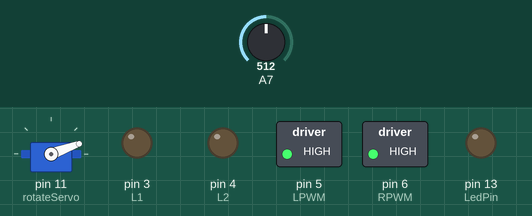
This sketch was run on a simulated Arduino Nano, built with avr-gcc and run on an emulated ATmega328P. Shown: servo, switched loads named in the sketch (green lamp = pin HIGH), output pins drawn as LEDs (lit = HIGH). The test bench sets the inputs (shaded band); at power-on: A7 = 512. Pins used as bus, display or sensor lines are not drawn.

Above: at 1.2 s.
1.3 s: A7 set to 259
2.8 s: A7 set to 233
At 2.96 s:
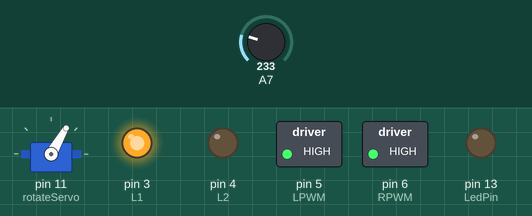
At 3.31 s:
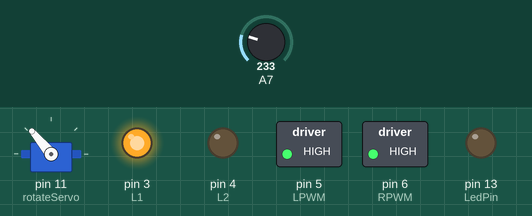
5.8 s: A7 set to 306
At 6.5 s:
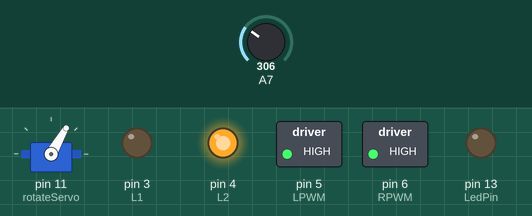
Timing chart, 0 to 8.8 s (numbered marks = the images above; inputs shaded):
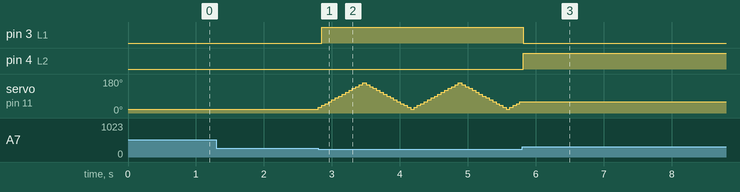

The sketch:

RocketBrandStudiosTinyTank.ino
```cpp
#include <Servo.h>

//Inputs/outputs
#define L1 3
#define L2 4
#define LPWM 5
#define RPWM 6
#define R1 7
#define R2 8
//#define ping 10
#define LedPin  13


byte Lspeed1=255;
byte Rspeed2=255;
int danger;
int range;
int rotatePos;
Servo rotateServo;  //180= look right   0=look left


//--------------------------------------------------------------------------
void setup() {

  // set motor pins as output and LOW so the motors are braked
  Serial.begin(38400);
  pinMode(L1,OUTPUT);
  pinMode(L2, OUTPUT);
  pinMode(LPWM, OUTPUT);
  pinMode(RPWM, OUTPUT);
  pinMode(R1, OUTPUT);
  pinMode(R2, OUTPUT);
  danger=250;
  rotateServo.attach(11);
  rotateServo.write(90); //90 degrees, looking straight ahead
  pinMode(LedPin, OUTPUT);
  digitalWrite(LedPin, LOW);
  motorSpeed(255,255);
}

void loop()
{
  autonomous();
  //forward();
 // rightSlide();
  //fireSonar();
  //delay(1000);
}


void autonomous()
{
  for (rotatePos=20;rotatePos<160;rotatePos+=10)
  {
    rotateServo.write(rotatePos);
    delay(50);
    fireSonar();
    checkRange();
  }
  for (rotatePos=160;rotatePos>20;rotatePos-=10)
  {
    rotateServo.write(rotatePos);
    delay(50);
    fireSonar();
    checkRange();
  }
}


void checkRange()
{
  if (range>danger)
  {
    if (rotatePos<45)
    {
      leftSlide();
    }
    if (rotatePos>44 && rotatePos<91)
    {
      leftSpin();
    }
    if (rotatePos>90 && rotatePos<135)
    {
      rightSpin();
    }
    if (rotatePos>134)
    {
      rightSlide();
    }
  }else{
    forward();
  }
  fireSonar();
  if (range>danger)
  {
  checkRange();
  }
}


void motorSpeed(int thisLeft,int thisRight)
{
  analogWrite(LPWM,thisLeft);
  analogWrite(RPWM,thisRight);
}

void fireSonar()
{
  range=analogRead(A7);
  //Serial.println(range);
}

void forward()
{
  digitalWrite(L1,HIGH);
  digitalWrite(L2,LOW);
  digitalWrite(R1,HIGH);
  digitalWrite(R2,LOW);
}

void reverse()
{
  digitalWrite(L1,LOW);
  digitalWrite(L2,HIGH);
  digitalWrite(R1,LOW);
  digitalWrite(R2,HIGH);
}

void leftSlide()
{
  digitalWrite(L1,LOW);
  digitalWrite(L2,LOW);
  digitalWrite(R1,HIGH);
  digitalWrite(R2,LOW);
}

void rightSlide()
{
  digitalWrite(L1,HIGH);
  digitalWrite(L2,LOW);
  digitalWrite(R1,LOW);
  digitalWrite(R2,LOW);
}

void leftSpin()
{
  digitalWrite(L1,LOW);
  digitalWrite(L2,HIGH);
  digitalWrite(R1,HIGH);
  digitalWrite(R2,LOW);
}

void rightSpin()
{
  digitalWrite(L1,HIGH);
  digitalWrite(L2,LOW);
  digitalWrite(R1,LOW);
  digitalWrite(R2,HIGH);
}

void allStop()
{
  digitalWrite(L1,LOW);
  digitalWrite(L2,LOW);
  digitalWrite(R1,LOW);
  digitalWrite(R2,LOW);
}
```

Measured:
- the behaviour switches between 251 and 250 on A7 (found by bisection; images 0 and 1)
- after the input at 1.3 s, every drawn part: stays the same
- after the input at 5.8 s, pin 3 (L1): HIGH → LOW at once; pin 4 (L2): LOW → HIGH at once; servo on pin 11 (rotateServo): stops changing and stays 60°
